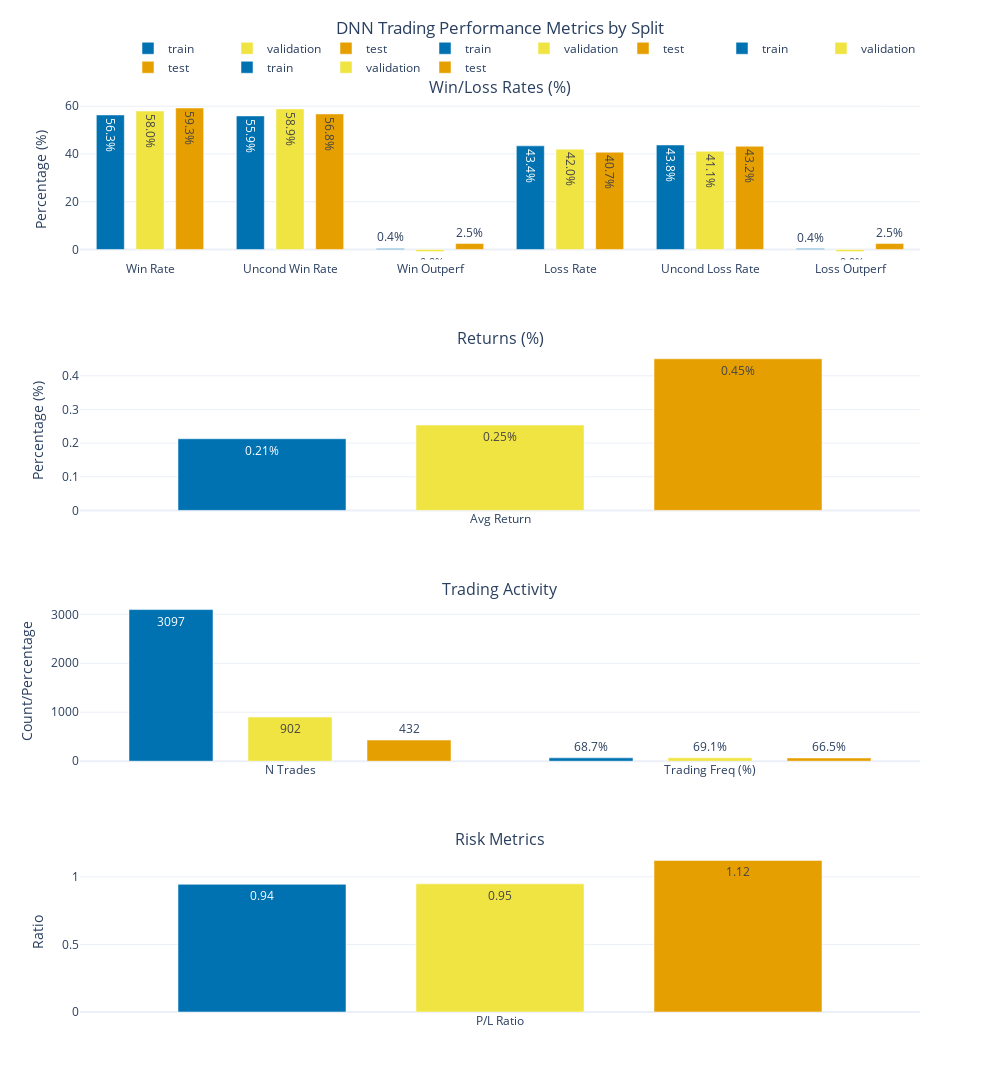

The cell this chart's notebook holds for it:
### Code cell
def plot_trading_metrics(metrics_df):
    fig = make_subplots(
        rows=4, cols=1,
        subplot_titles=(
            'Win/Loss Rates (%)',
            'Returns (%)',
            'Trading Activity',
            'Risk Metrics'
        ),
        vertical_spacing=0.1
    )
    
    split_colors = {
        'train': 'rgb(0, 114, 178)',      # Blue
        'validation': 'rgb(240, 228, 66)', # Yellow
        'test': 'rgb(230, 159, 0)'        # Orange
    }
    
    # 1. Win/Loss Rates with unconditional rates
    for split in metrics_df.index:
        fig.add_trace(
            go.Bar(
                name=split,
                x=['Win Rate', 'Uncond Win Rate', 'Win Outperf',
                   'Loss Rate', 'Uncond Loss Rate', 'Loss Outperf'],
                y=[metrics_df.loc[split, 'Win_Rate'],
                   metrics_df.loc[split, 'Uncond_Win_Rate'],
                   metrics_df.loc[split, 'Win_Rate_Outperf'],
                   metrics_df.loc[split, 'Loss_Rate'],
                   metrics_df.loc[split, 'Uncond_Loss_Rate'],
                   metrics_df.loc[split, 'Loss_Rate_Outperf']],
                marker_color=split_colors[split],
                text=[f"{v:.1f}%" for v in [
                    metrics_df.loc[split, 'Win_Rate'],
                    metrics_df.loc[split, 'Uncond_Win_Rate'],
                    metrics_df.loc[split, 'Win_Rate_Outperf'],
                    metrics_df.loc[split, 'Loss_Rate'],
                    metrics_df.loc[split, 'Uncond_Loss_Rate'],
                    metrics_df.loc[split, 'Loss_Rate_Outperf']]],
                textposition='auto',
                width=0.2
            ),
            row=1, col=1
        )
    
    # 2. Returns
    for split in metrics_df.index:
        fig.add_trace(
            go.Bar(
                name=split,
                x=['Avg Return'],
                y=[metrics_df.loc[split, 'Avg_Return']],
                marker_color=split_colors[split],
                text=[f"{metrics_df.loc[split, 'Avg_Return']:.2f}%"],
                textposition='auto',
                width=0.2
            ),
            row=2, col=1
        )
    
    # 3. Trading Activity
    for split in metrics_df.index:
        fig.add_trace(
            go.Bar(
                name=split,
                x=['N Trades', 'Trading Freq (%)'],
                y=[metrics_df.loc[split, 'N_Trades'],
                   metrics_df.loc[split, 'Trading_Freq']],
                marker_color=split_colors[split],
                text=[f"{int(metrics_df.loc[split, 'N_Trades'])}",
                      f"{metrics_df.loc[split, 'Trading_Freq']:.1f}%"],
                textposition='auto',
                width=0.2
            ),
            row=3, col=1
        )
    
    # 4. Risk Metrics
    for split in metrics_df.index:
        fig.add_trace(
            go.Bar(
                name=split,
                x=['P/L Ratio'],
                y=[metrics_df.loc[split, 'PL_Ratio']],
                marker_color=split_colors[split],
                text=[f"{metrics_df.loc[split, 'PL_Ratio']:.2f}"],
                textposition='auto',
                width=0.2
            ),
            row=4, col=1
        )
    
    # Update layout
    fig.update_layout(
        width=1000,
        height=1200,
        showlegend=True,
        template='plotly_white',
        title=dict(
            text="DNN Trading Performance Metrics by Split",
            y=0.98,
            x=0.5,
            xanchor='center',
            yanchor='top',
            pad=dict(b=20)
        ),
        legend=dict(
            orientation="h",
            yanchor="bottom",
            y=1.02,
            xanchor="right",
            x=1
        ),
        bargap=0.15,
        bargroupgap=0.1
    )
    
    # Update y-axes titles
    fig.update_yaxes(title_text="Percentage (%)", row=1, col=1)
    fig.update_yaxes(title_text="Percentage (%)", row=2, col=1)
    fig.update_yaxes(title_text="Count/Percentage", row=3, col=1)
    fig.update_yaxes(title_text="Ratio", row=4, col=1)
    
    return fig

# Calculate and display metrics
metrics_df = calculate_metrics(dnn_df_clean)
print("\nTrading Metrics:")
print(metrics_df.round(2))

# Plot updated metrics
fig = plot_trading_metrics(metrics_df)
fig.show()

### Figure 1 — Plotly figure (JSON) as saved in the notebook; plotly's stock layout.template omitted (floating-point values rounded to 4 significant figures)
{"data": [{"marker": {"color": "rgb(0, 114, 178)"}, "name": "train", "text": ["56.3%", "55.9%", "0.4%", "43.4%", "43.8%", "0.4%"], "textposition": "auto", "type": "bar", "width": 0.2, "x": ["Win Rate", "Uncond Win Rate", "Win Outperf", "Loss Rate", "Uncond Loss Rate", "Loss Outperf"], "xaxis": "x", "y": [56.34, 55.93, 0.4123, 43.4, 43.76, 0.3601], "yaxis": "y"}, {"marker": {"color": "rgb(240, 228, 66)"}, "name": "validation", "text": ["58.0%", "58.9%", "-0.9%", "42.0%", "41.1%", "-0.9%"], "textposition": "auto", "type": "bar", "width": 0.2, "x": ["Win Rate", "Uncond Win Rate", "Win Outperf", "Loss Rate", "Uncond Loss Rate", "Loss Outperf"], "xaxis": "x", "y": [57.98, 58.88, -0.8998, 42.02, 41.12, -0.8998], "yaxis": "y"}, {"marker": {"color": "rgb(230, 159, 0)"}, "name": "test", "text": ["59.3%", "56.8%", "2.5%", "40.7%", "43.2%", "2.5%"], "textposition": "auto", "type": "bar", "width": 0.2, "x": ["Win Rate", "Uncond Win Rate", "Win Outperf", "Loss Rate", "Uncond Loss Rate", "Loss Outperf"], "xaxis": "x", "y": [59.26, 56.77, 2.49, 40.74, 43.23, 2.49], "yaxis": "y"}, {"marker": {"color": "rgb(0, 114, 178)"}, "name": "train", "text": ["0.21%"], "textposition": "auto", "type": "bar", "width": 0.2, "x": ["Avg Return"], "xaxis": "x2", "y": [0.2129], "yaxis": "y2"}, {"marker": {"color": "rgb(240, 228, 66)"}, "name": "validation", "text": ["0.25%"], "textposition": "auto", "type": "bar", "width": 0.2, "x": ["Avg Return"], "xaxis": "x2", "y": [0.2535], "yaxis": "y2"}, {"marker": {"color": "rgb(230, 159, 0)"}, "name": "test", "text": ["0.45%"], "textposition": "auto", "type": "bar", "width": 0.2, "x": ["Avg Return"], "xaxis": "x2", "y": [0.4506], "yaxis": "y2"}, {"marker": {"color": "rgb(0, 114, 178)"}, "name": "train", "text": ["3097", "68.7%"], "textposition": "auto", "type": "bar", "width": 0.2, "x": ["N Trades", "Trading Freq (%)"], "xaxis": "x3", "y": [3097, 68.68], "yaxis": "y3"}, {"marker": {"color": "rgb(240, 228, 66)"}, "name": "validation", "text": ["902", "69.1%"], "textposition": "auto", "type": "bar", "width": 0.2, "x": ["N Trades", "Trading Freq (%)"], "xaxis": "x3", "y": [902, 69.07], "yaxis": "y3"}, {"marker": {"color": "rgb(230, 159, 0)"}, "name": "test", "text": ["432", "66.5%"], "textposition": "auto", "type": "bar", "width": 0.2, "x": ["N Trades", "Trading Freq (%)"], "xaxis": "x3", "y": [432, 66.46], "yaxis": "y3"}, {"marker": {"color": "rgb(0, 114, 178)"}, "name": "train", "text": ["0.94"], "textposition": "auto", "type": "bar", "width": 0.2, "x": ["P/L Ratio"], "xaxis": "x4", "y": [0.9444], "yaxis": "y4"}, {"marker": {"color": "rgb(240, 228, 66)"}, "name": "validation", "text": ["0.95"], "textposition": "auto", "type": "bar", "width": 0.2, "x": ["P/L Ratio"], "xaxis": "x4", "y": [0.9482], "yaxis": "y4"}, {"marker": {"color": "rgb(230, 159, 0)"}, "name": "test", "text": ["1.12"], "textposition": "auto", "type": "bar", "width": 0.2, "x": ["P/L Ratio"], "xaxis": "x4", "y": [1.122], "yaxis": "y4"}], "layout": {"annotations": [{"font": {"size": 16}, "showarrow": false, "text": "Win/Loss Rates (%)", "x": 0.5, "xanchor": "center", "xref": "paper", "y": 1, "yanchor": "bottom", "yref": "paper"}, {"font": {"size": 16}, "showarrow": false, "text": "Returns (%)", "x": 0.5, "xanchor": "center", "xref": "paper", "y": 0.725, "yanchor": "bottom", "yref": "paper"}, {"font": {"size": 16}, "showarrow": false, "text": "Trading Activity", "x": 0.5, "xanchor": "center", "xref": "paper", "y": 0.45, "yanchor": "bottom", "yref": "paper"}, {"font": {"size": 16}, "showarrow": false, "text": "Risk Metrics", "x": 0.5, "xanchor": "center", "xref": "paper", "y": 0.175, "yanchor": "bottom", "yref": "paper"}], "bargap": 0.15, "bargroupgap": 0.1, "height": 1200, "legend": {"orientation": "h", "x": 1, "xanchor": "right", "y": 1.02, "yanchor": "bottom"}, "showlegend": true, "title": {"pad": {"b": 20}, "text": "DNN Trading Performance Metrics by Split", "x": 0.5, "xanchor": "center", "y": 0.98, "yanchor": "top"}, "width": 1000, "xaxis": {"anchor": "y", "domain": [0, 1]}, "xaxis2": {"anchor": "y2", "domain": [0, 1]}, "xaxis3": {"anchor": "y3", "domain": [0, 1]}, "xaxis4": {"anchor": "y4", "domain": [0, 1]}, "yaxis": {"anchor": "x", "domain": [0.825, 1], "title": {"text": "Percentage (%)"}}, "yaxis2": {"anchor": "x2", "domain": [0.55, 0.725], "title": {"text": "Percentage (%)"}}, "yaxis3": {"anchor": "x3", "domain": [0.275, 0.45], "title": {"text": "Count/Percentage"}}, "yaxis4": {"anchor": "x4", "domain": [0, 0.175], "title": {"text": "Ratio"}}}}
